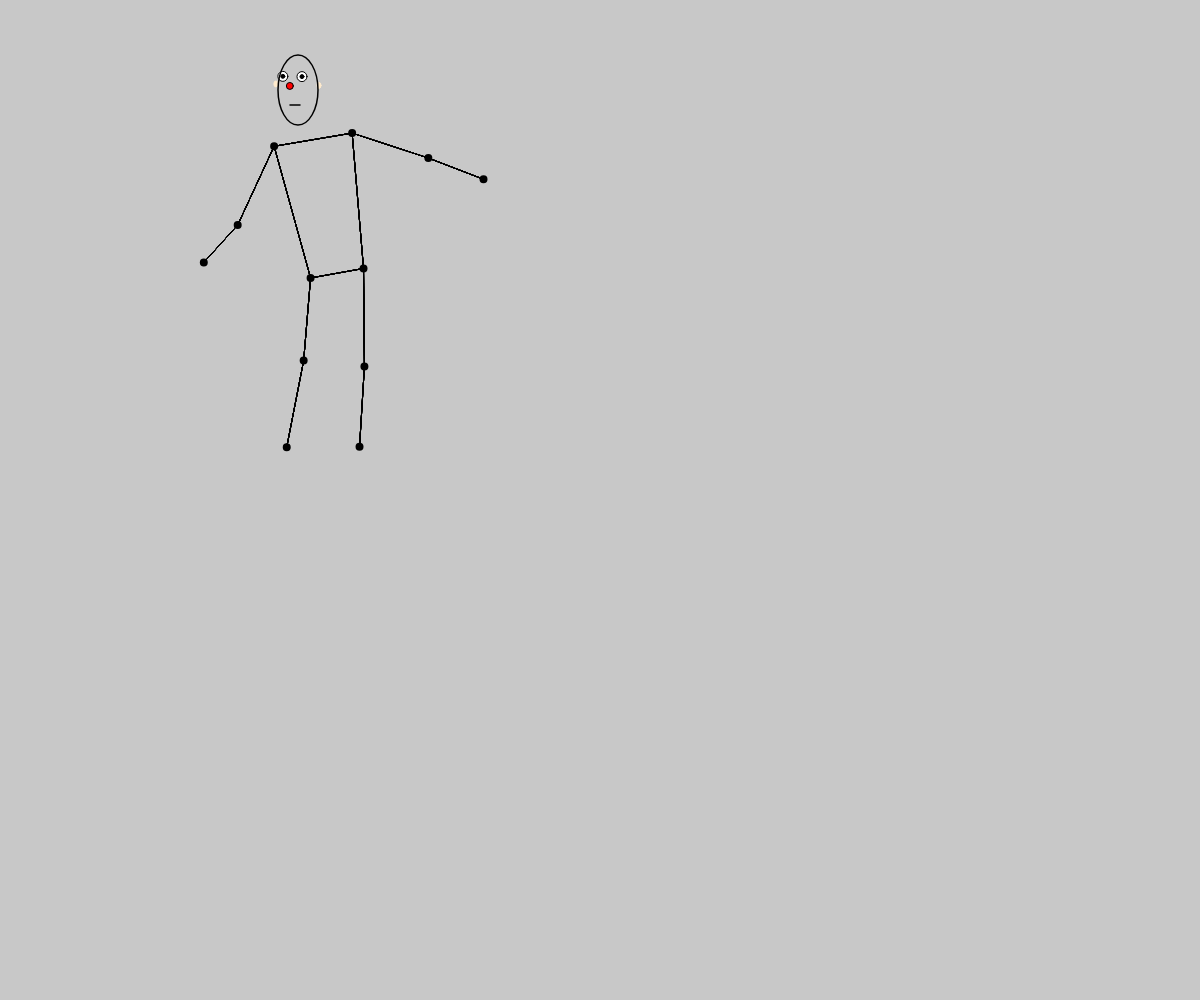
Frame 1 (no input)
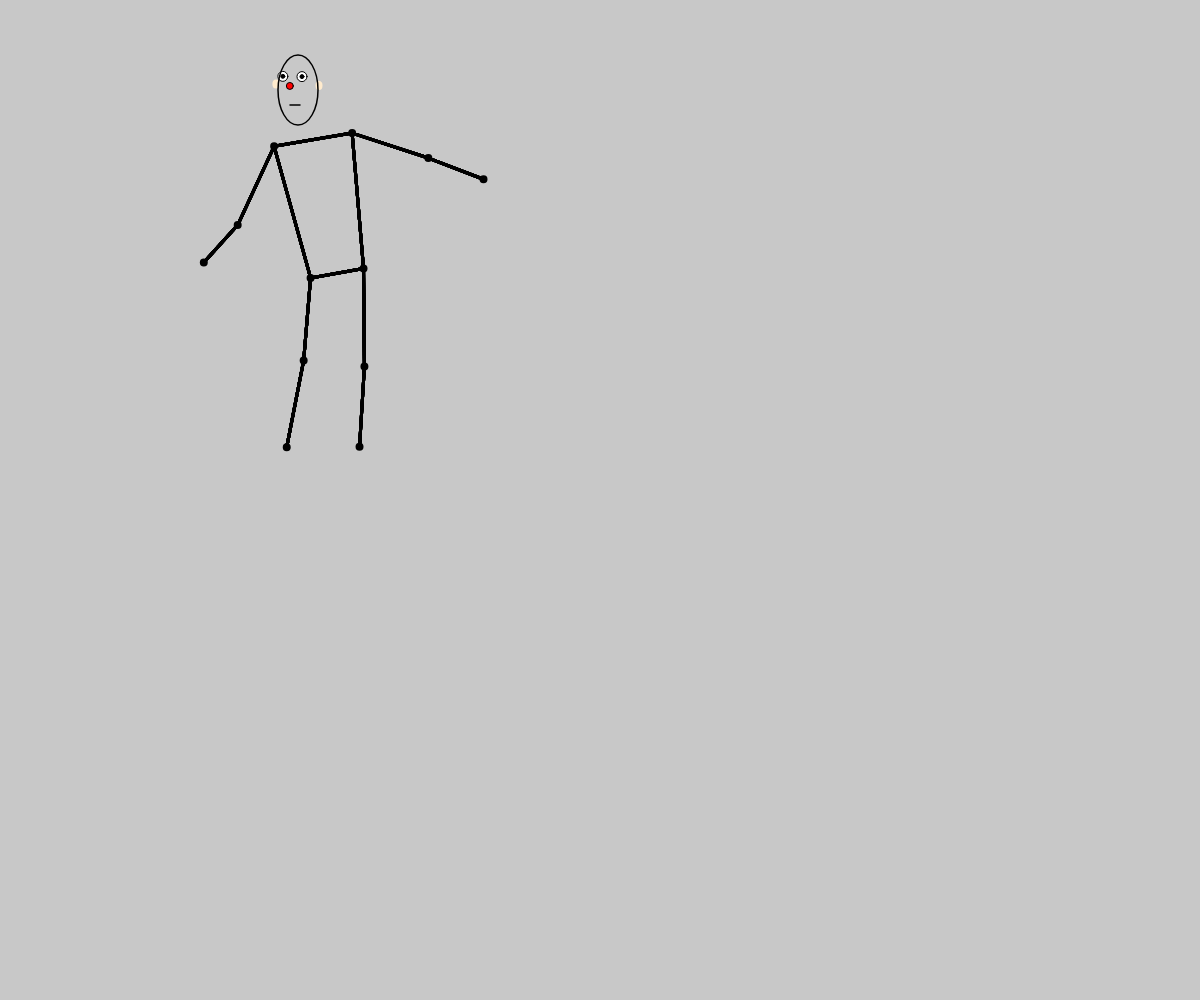
Frame 60 (no input)
Frame 120 (the mouse pressed at the canvas centre since frame 60): identical to frame 60, image omitted

The p5.js sketch that drew these frames (run headless with seeded random() and noise() and a simulated clock; from frame 60 on, the mouse is pressed at the canvas centre):

// p5.js sketch
// ── sketch.js
let data  = {
  "frame": 1,
  "bodypoints": [
    {
      "part": "nose",
      "x": 289.86,
      "y": 85.95
    },
    {
      "part": "leftEye",
      "x": 301.99,
      "y": 76.62
    },
    {
      "part": "rightEye",
      "x": 282.85,
      "y": 76.35
    },
    {
      "part": "leftEar",
      "x": 319.02,
      "y": 85.41
    },
    {
      "part": "rightEar",
      "x": 275.87,
      "y": 83.96
    },
    {
      "part": "leftShoulder",
      "x": 352.14,
      "y": 133.08
    },
    {
      "part": "rightShoulder",
      "x": 274.13,
      "y": 146.28
    },
    {
      "part": "leftElbow",
      "x": 428.34,
      "y": 158.04
    },
    {
      "part": "rightElbow",
      "x": 237.69,
      "y": 225.04
    },
    {
      "part": "leftWrist",
      "x": 483.51,
      "y": 179.27
    },
    {
      "part": "rightWrist",
      "x": 203.8,
      "y": 262.47
    },
    {
      "part": "leftHip",
      "x": 363.53,
      "y": 268.47
    },
    {
      "part": "rightHip",
      "x": 310.59,
      "y": 277.97
    },
    {
      "part": "leftKnee",
      "x": 364.42,
      "y": 366.52
    },
    {
      "part": "rightKnee",
      "x": 303.66,
      "y": 360.57
    },
    {
      "part": "leftAnkle",
      "x": 359.53,
      "y": 446.74
    },
    {
      "part": "rightAnkle",
      "x": 286.73,
      "y": 447.13
    }
  ]
}


function setup() {
  createCanvas(windowWidth, windowHeight);
}

let bodypoints = {};
for (let bodypoint of data.bodypoints) {
  let partname = bodypoint.part;
  bodypoints[partname] = bodypoint;
}
// by Professor Steele

function draw() {
  background(200);
  // let connections = [
  //   {first: "leftShoulder", second: "leftElbow"},
  //   {first: "leftElbow", second: "leftWrist"},
  //   {first: "rightShoulder", second: "rightElbow"},
  //   {first: "rightElbow", second: "rightWrist"},
  //   {first: "leftShoulder",second:"leftHip"},
  //   {frist: "rightShoulder",second:"rightHip"},
  //   {first: "leftHip",second:"rightHip"},
  //   {first: "leftHip",second:"leftKnee"},
  //   {first: "leftKnee",second:"leftAnkle"},
  //   {first: "rightHip",second:"rightKnee"},
  //   {first: "rightKnee",second:"rightAnkle"}
  // ]
  // by professor Steele
   for (let m = 5; m<17; m++){
    //  let a = connections[m].first.x;
    //  let b = connecitons[m].first.y;
    //  let c = connecitons[m].second.x;
    //  let d = connections[m].second.y;
    line(bodypoints.rightShoulder.x,bodypoints.rightShoulder.y,bodypoints.rightElbow.x,bodypoints.rightElbow.y); 
    line(bodypoints.leftShoulder.x,bodypoints.leftShoulder.y,bodypoints.leftElbow.x,bodypoints.leftElbow.y); 
    line(bodypoints.leftElbow.x,bodypoints.leftElbow.y,bodypoints.leftWrist.x,bodypoints.leftWrist.y); 
    line(bodypoints.rightElbow.x,bodypoints.rightElbow.y,bodypoints.rightWrist.x,bodypoints.rightWrist.y); 
    line(bodypoints.leftShoulder.x,bodypoints.leftShoulder.y,bodypoints.rightShoulder.x,bodypoints.rightShoulder.y); 
    line(bodypoints.leftShoulder.x,bodypoints.leftShoulder.y,bodypoints.leftHip.x,bodypoints.leftHip.y); 
    line(bodypoints.rightShoulder.x,bodypoints.rightShoulder.y,bodypoints.rightHip.x,bodypoints.rightHip.y); 
    line(bodypoints.rightHip.x,bodypoints.rightHip.y,bodypoints.leftHip.x,bodypoints.leftHip.y); 
    line(bodypoints.rightHip.x,bodypoints.rightHip.y,bodypoints.rightKnee.x,bodypoints.rightKnee.y); 
    line(bodypoints.rightKnee.x,bodypoints.rightKnee.y,bodypoints.rightAnkle.x,bodypoints.rightAnkle.y); 
    line(bodypoints.leftKnee.x,bodypoints.leftKnee.y,bodypoints.leftAnkle.x,bodypoints.leftAnkle.y); 
    line(bodypoints.leftKnee.x,bodypoints.leftKnee.y,bodypoints.leftHip.x,bodypoints.leftHip.y); 

  }
    
   fill(255,235,205);
   stroke(255,235,205);
   ellipse(bodypoints.rightEar.x,bodypoints.rightEar.y,4,6);
   ellipse(bodypoints.leftEar.x,bodypoints.leftEar.y,4,6);

   strokeWeight(1);
   stroke('black');
   fill('red');
   circle(bodypoints.nose.x,bodypoints.nose.y,7);

   fill('white');
   circle(bodypoints.leftEye.x,bodypoints.leftEye.y,10);
   circle(bodypoints.rightEye.x,bodypoints.rightEye.y,10);

   fill('black');
   circle(bodypoints.leftEye.x,bodypoints.leftEye.y,4);
   circle(bodypoints.rightEye.x,bodypoints.rightEye.y,4);

   noFill();
   strokeWeight(1.5);
   ellipse(298,90,40,70);
   line(290,105,300,105);

   for(let i = 5; i<17; i++){
    let x = data.bodypoints[i].x;
    let y = data.bodypoints[i].y;
    fill('black'); 
    stroke('black');
    strokeWeight(3);
    circle(x, y, 5);
   }
   
  }
